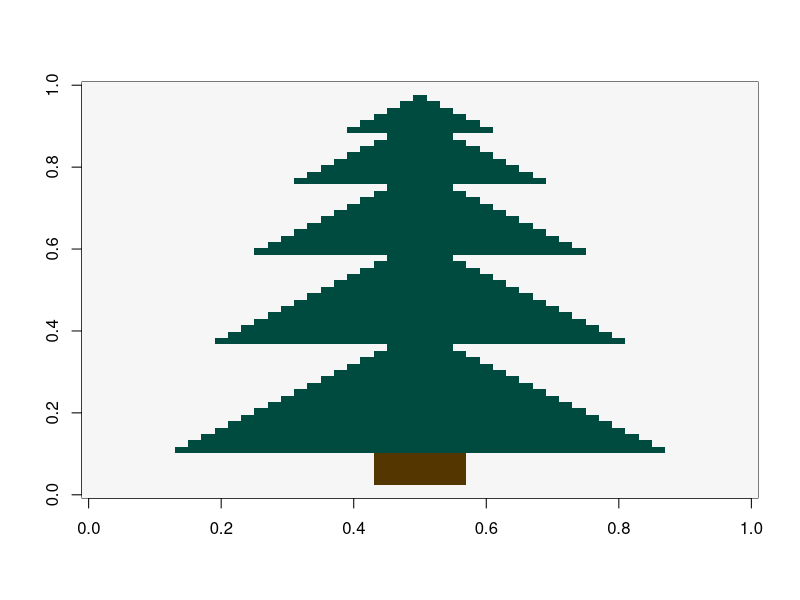

The R source for this figure:
x <- matrix(0.5, 65, 51)


n<-3
m<-0
r <- 5

x[n, 26] <- 0

for(i in 1:5) {
  
  for(j in 1:r) {
    n <- n+1
    m <- m+1
    x[n, seq(26-m,26+m)] <- 0
  }
  
  
  m <- 1
  r <- r+3
  
}

x[n, 26] <- 0



x[seq(n+1,n+5), seq(23, 29)] <- 1


x <- t(x)
x <- x[,c(65:1)]

image(x, col = hcl.colors(5, palette = "Green-Brown"))
